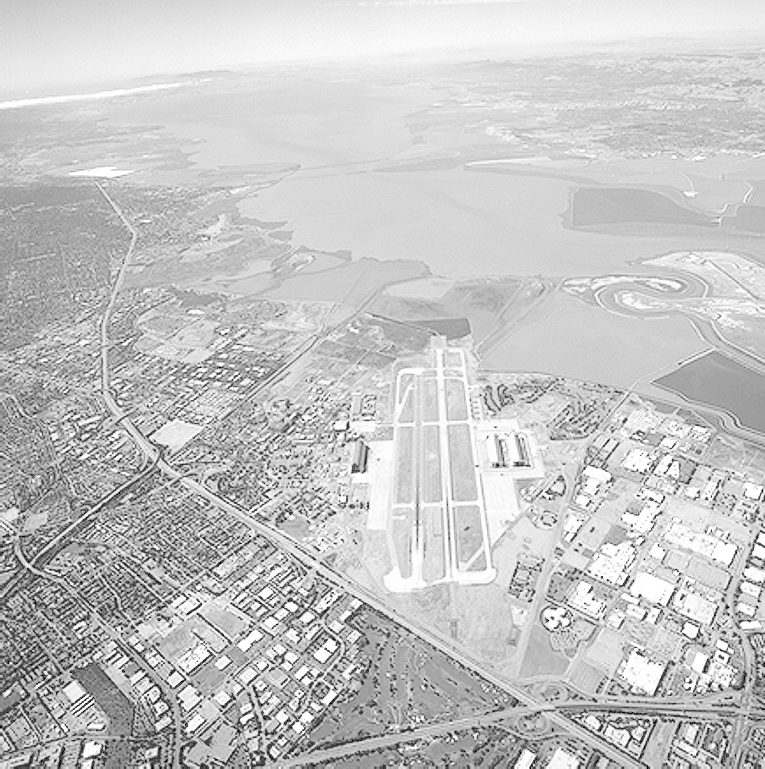
#> input picture Q-01/runway.png, 765 x 769 px, found by its file name
$ jupyter execute Computer_vision_assignment_a01.ipynb
#> lines starting #> are read from the running program, lines starting #| are printed output that depends on the picture; after the words box and inside, x2 and y2 are one past the last pixel; in counts of white or black regions, pixels touching at a corner belong together
Q1(a) — Gamma Correction with γ=0.5
1. Concept

Gamma correction is an intensity transformation used to make an image brighter or darker in a non-linear way.

The general formula is:

s=r
γ

where:

r = input intensity in [0,1]
s = output intensity
γ = gamma value

When γ<1, dark pixels are expanded, so the image becomes brighter.

For this part:

γ=0.5

So the runway image should become brighter.

[cell 1]
import cv2 as cv
import numpy as np
import matplotlib.pyplot as plt

# Load image as grayscale
img = cv.imread('runway.png', cv.IMREAD_GRAYSCALE)
#> img is the input picture: shape (769, 765); min 0, max 255, mean 197.1

# Normalize to [0,1]
img_norm = img / 255.0

# Q1(a): gamma correction with gamma = 0.5
gamma_05 = np.power(img_norm, 0.5)
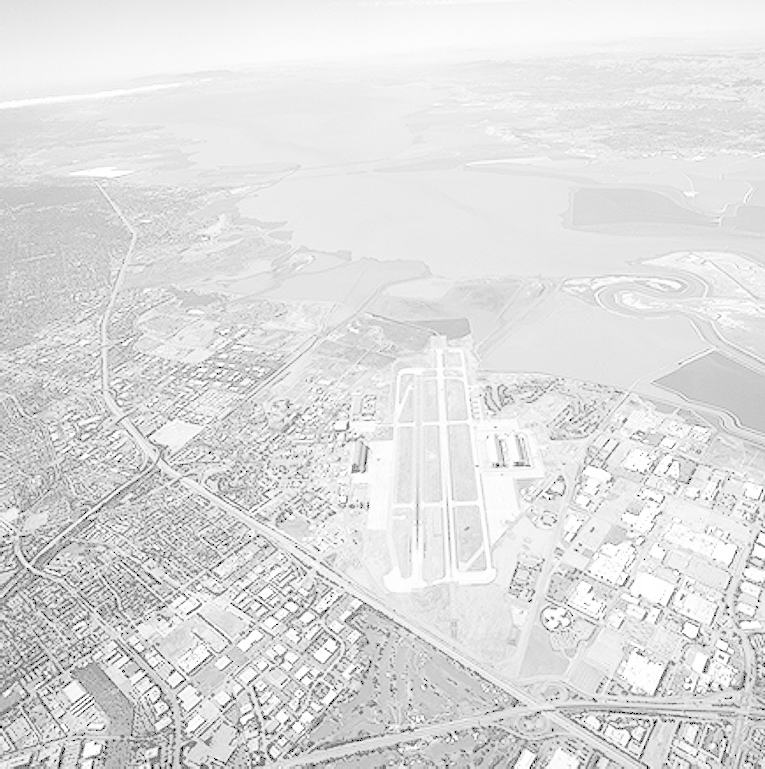
#> gamma_05: shape (769, 765) float64; min 0, max 1, mean 0.873

# Convert back to displayable uint8
gamma_05_u8 = np.uint8(np.clip(gamma_05 * 255, 0, 255))

# Display
plt.figure(figsize=(10,5))
plt.subplot(1,2,1)
plt.imshow(img, cmap='gray')
plt.title('Original Runway Image')
plt.axis('off')

plt.subplot(1,2,2)
plt.imshow(gamma_05_u8, cmap='gray')
plt.title('Q1(a): Gamma = 0.5')
plt.axis('off')

plt.show()
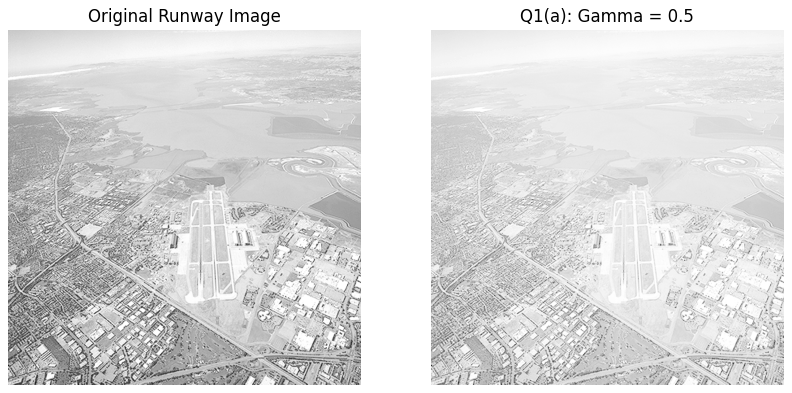
#> figure drawn by matplotlib, 2 panels

### Mapping Curve for Q1(a)

[cell 2]
r = np.linspace(0, 1, 256)
s_gamma_05 = r ** 0.5

plt.figure(figsize=(6,4))
plt.plot(r, s_gamma_05)
plt.title('Gamma Transformation Curve (γ = 0.5)')
plt.xlabel('Input intensity r')
plt.ylabel('Output intensity s')
plt.grid(True)
plt.show()
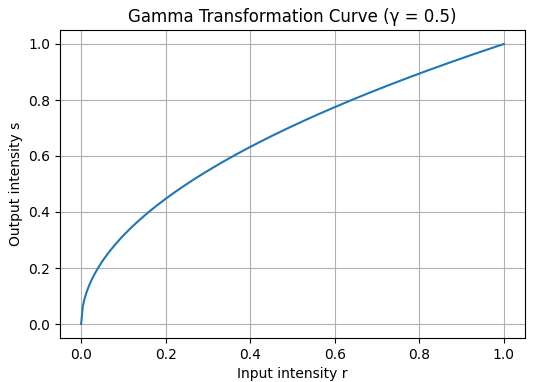
#> figure drawn by matplotlib, 1 panel; curve peaks at x = 1, y = 1

Q1(b) — Gamma Correction with γ=2
1. Concept

Again we use:

s=r
γ

This time:

γ=2

When γ>1, the image becomes darker, because mid-range and low intensities are suppressed.

[cell 3]
# Q1(b): gamma correction with gamma = 2
gamma_2 = np.power(img_norm, 2.0)
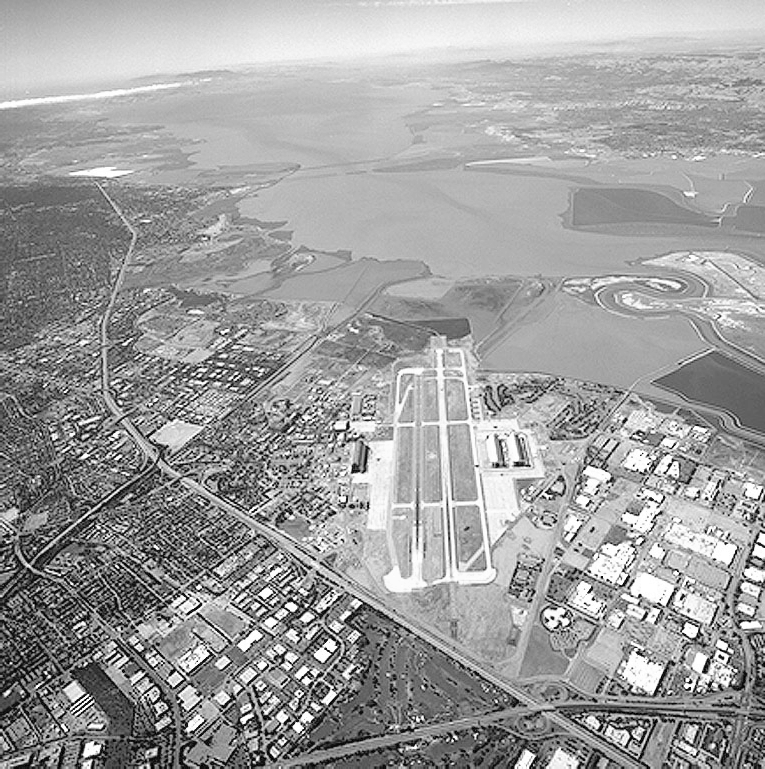
#> gamma_2: shape (769, 765) float64; min 0, max 1, mean 0.623

# Convert back to uint8
gamma_2_u8 = np.uint8(np.clip(gamma_2 * 255, 0, 255))

# Display
plt.figure(figsize=(10,5))
plt.subplot(1,2,1)
plt.imshow(img, cmap='gray')
plt.title('Original Runway Image')
plt.axis('off')

plt.subplot(1,2,2)
plt.imshow(gamma_2_u8, cmap='gray')
plt.title('Q1(b): Gamma = 2')
plt.axis('off')

plt.show()

### Mapping Curve for Q1(b)

[cell 4]
s_gamma_2 = r ** 2

plt.figure(figsize=(6,4))
plt.plot(r, s_gamma_2)
plt.title('Gamma Transformation Curve (γ = 2)')
plt.xlabel('Input intensity r')
plt.ylabel('Output intensity s')
plt.grid(True)
plt.show()
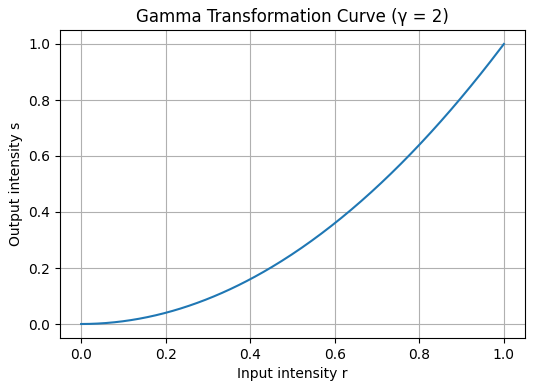
#> figure drawn by matplotlib, 1 panel; curve peaks at x = 1, y = 1

### Interpretation for Q1(c)

### Q1(c) — Contrast Stretching

1. Concept

Contrast stretching is a simple image enhancement technique that improves the contrast of an image by "stretching" the range of pixel intensities. It maps the minimum and maximum pixel values in the original image to the full dynamic range (e.g., 0-255 for an 8-bit image).

The formula for contrast stretching is generally:

s = (r - r_min) * (L-1) / (r_max - r_min)

where:

r = input intensity
s = output intensity
r_min = minimum intensity value in the image
r_max = maximum intensity value in the image
L-1 = maximum output intensity (e.g., 255 for 8-bit)

This makes the image appear more visually distinct by increasing the difference between the darkest and brightest areas.

[cell 5]
# Q1(c): contrast stretching
r1 = 0.2
r2 = 0.8

contrast_stretched = np.zeros_like(img_norm)

# Apply piecewise transformation
contrast_stretched[img_norm < r1] = 0
mask = (img_norm >= r1) & (img_norm <= r2)
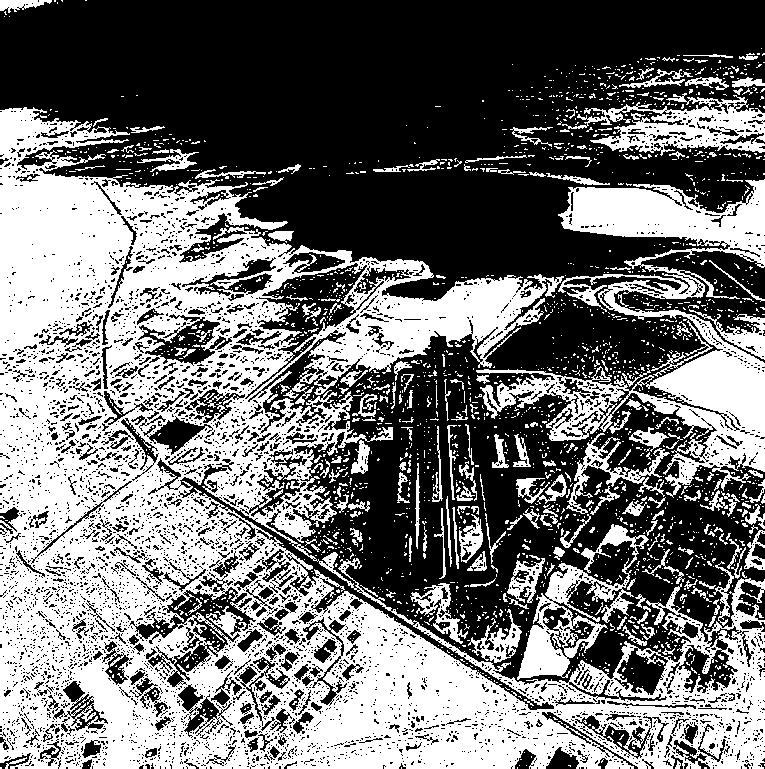
#> mask: shape (769, 765) bool; 44.8% white; 2141 white regions (1928 under 20 px), largest, box (x1, y1, x2, y2) and area: (0, 107, 765, 769) 195679, (476, 179, 765, 498) 27111, (517, 524, 649, 680) 5446
contrast_stretched[mask] = (img_norm[mask] - r1) / (r2 - r1)
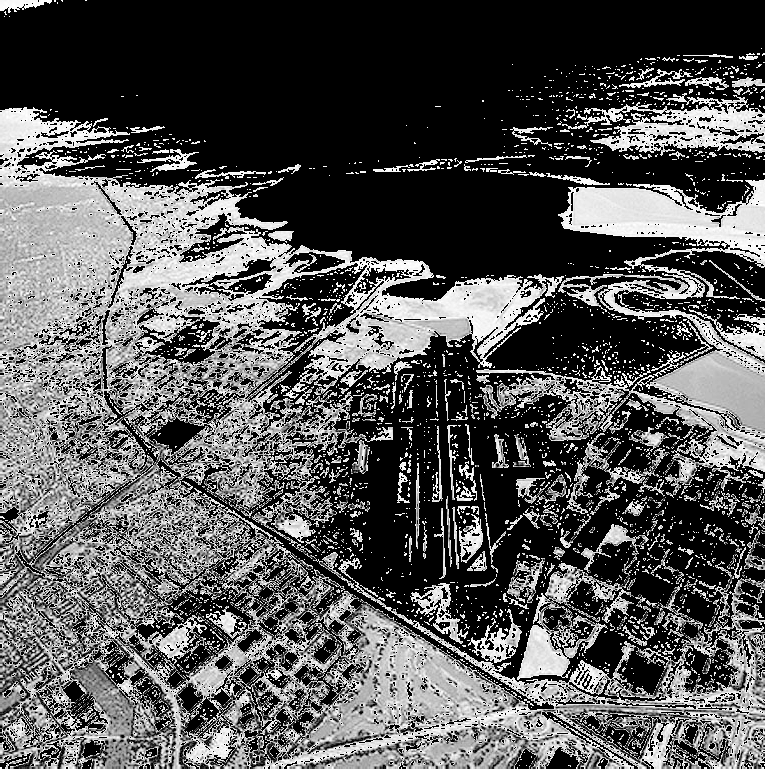
#> contrast_stretched: shape (769, 765) float64; min 0, max 1, mean 0.338
contrast_stretched[img_norm > r2] = 1
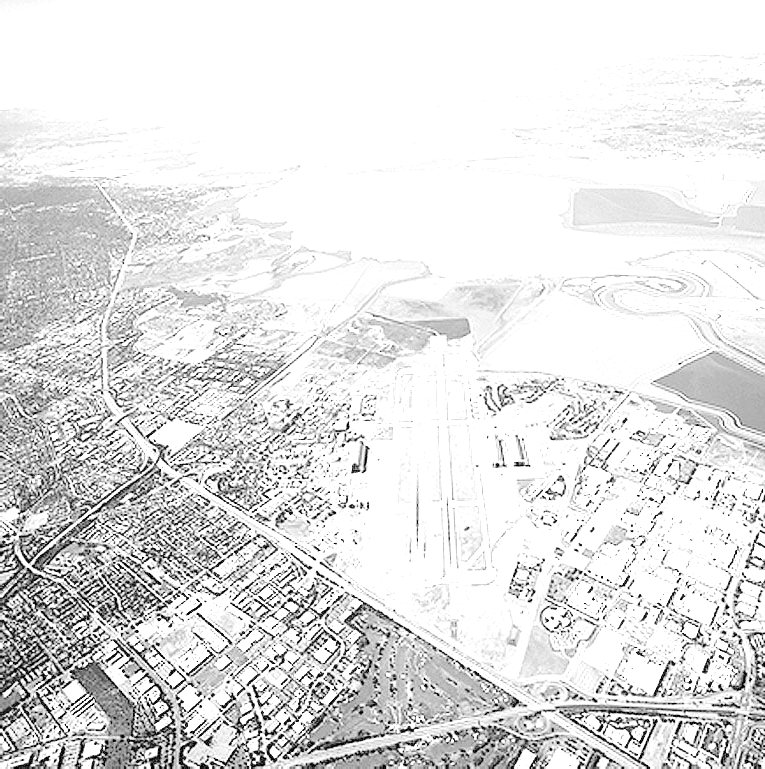
#> contrast_stretched: shape (769, 765) float64; min 0, max 1, mean 0.884

# Convert back to uint8
contrast_stretched_u8 = np.uint8(np.clip(contrast_stretched * 255, 0, 255))

# Display
plt.figure(figsize=(10,5))
plt.subplot(1,2,1)
plt.imshow(img, cmap='gray')
plt.title('Original Runway Image')
plt.axis('off')

plt.subplot(1,2,2)
plt.imshow(contrast_stretched_u8, cmap='gray')
plt.title('Q1(c): Contrast Stretching')
plt.axis('off')

plt.show()

### Transformation Curve for Q1(c)

[cell 6]
r = np.linspace(0, 1, 256)
s_cs = np.piecewise(
    r,
    [r < r1, (r >= r1) & (r <= r2), r > r2],
    [0, lambda x: (x - r1) / (r2 - r1), 1]
)

plt.figure(figsize=(6,4))
plt.plot(r, s_cs)
plt.title('Contrast Stretching Curve')
plt.xlabel('Input intensity r')
plt.ylabel('Output intensity s')
plt.grid(True)
plt.show()
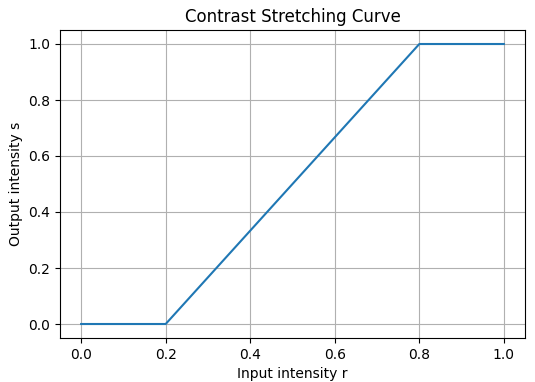
#> figure drawn by matplotlib, 1 panel; curve peaks at x = 0.8, y = 1
